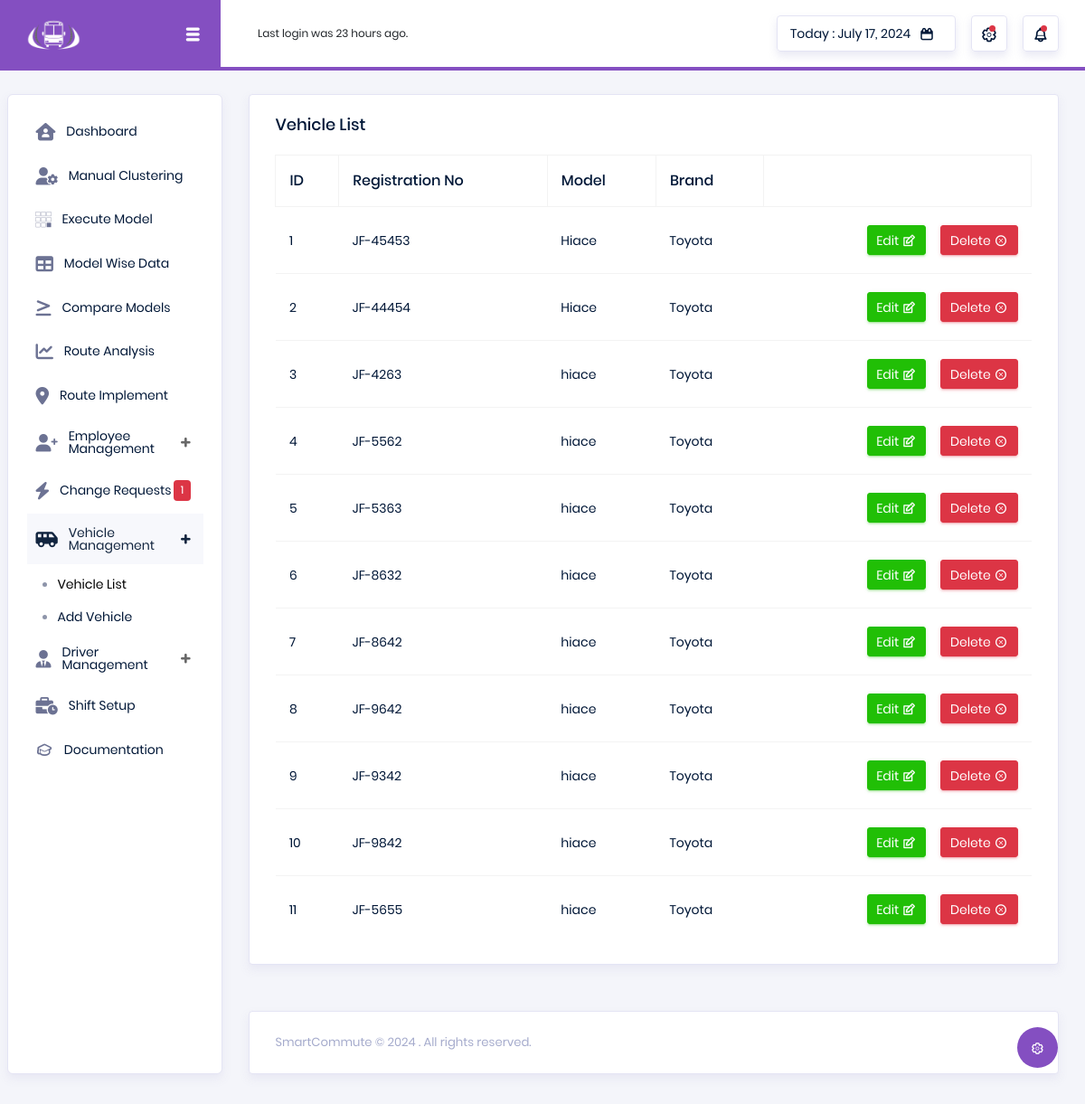
/users/vehicle_list, run on the app's committed database.
### users/models.py (models this page shows, shortened)
class Vehicle(models.Model):
    registration_no = models.CharField(max_length=50, unique=True)
    chasis_no = models.CharField(max_length=50, unique=True)
    color = models.CharField(max_length=30)
    type = models.CharField(max_length=30)
    model = models.CharField(max_length=50)
    brand = models.CharField(max_length=50)
    manufacture_date = models.DateField()
    registration_date = models.DateField()
    capacity = models.PositiveIntegerField()
    fuel_type = models.CharField(max_length=30)
    mileage = models.PositiveIntegerField()
    insurance_policy_no = models.CharField(max_length=50, unique=True, blank=True, null=True)
    insurance_expiry_date = models.DateField(blank=True, null=True)
    driver = models.ForeignKey(Driver, on_delete=models.CASCADE, blank=True, null=True)
    path_data = models.JSONField(blank=True, null=True)
    path_data_drop = models.JSONField(blank=True, null=True)
    status = models.CharField(max_length=30,
                              choices=[('active', 'Active'), ('sold', 'Sold'), ('out_of_service', 'Out of Service')],
                              default='active')

### users/views.py (the view)
# urls.py: path('vehicle_list', vehicle_list, name='vehicle_list'),
def vehicle_list(request):
    vehicles = Vehicle.objects.all()
    if request.method == 'POST':
        if 'edit_vehicle' in request.POST:
            vehicle_id = request.POST.get('id')
            vehicle_instance = Vehicle.objects.get(pk=vehicle_id)
            form = VehicleForm(instance=vehicle_instance)
            return render(request, 'users/vehicle_form.html', {'form': form, 'edit_vehicle': True,
                                                               'vehicle_id': vehicle_id, 'current_date': current_date.date, })
    else:
        return render(request, 'users/vehicle_list.html', {'vehicles': vehicles, 'current_date': current_date.date, })

### users/context_processors.py (called while the page is built)
def pending_requests_count(request):
    pending_count = ChangeRequest.objects.filter(status='pending').count()
    if pending_count == 0:
        pending_count = None
    return {'pending_count': pending_count}

### users/templates/users/vehicle_list.html (shortened to what this page needs)
{% extends "users/dashboard.html" %}
{% load static %}
{% block content %}
<div class="content-wrapper">
    <div class="row">
        <div class="col-12 grid-margin">
            <div class="card">
                <div class="card-body">
                    <h4 class="card-title"> Vehicle List </h4>
                      <div class="table-responsive">
                    <table class="table table-hover">
                        <thead>
                        <tr  class="table-bordered" >
                            <th class="ml-5">ID</th>
                            <th>Registration No</th>
                            <th>Model</th>
                            <th>Brand</th>
                            <th></th>
                        </tr>
                        </thead>
                        <tbody>
                        {% for vehicle in vehicles %}
                        <tr>
                            <td>{{vehicle.id}}</td>
                            <td>{{vehicle.registration_no}}</td>
                            <td>{{vehicle.model}}</td>
                            <td>{{vehicle.brand}}</td>
                            <td>
                                    <form method="POST">
                                <div class="d-flex justify-content-end align-items-center ">
                                    <button name="edit_vehicle" id="edit_vehicle"
                                       class="btn btn-success btn-sm btn-icon-text mr-3">
                                        Edit
                                        <i class="typcn typcn-edit btn-icon-append"></i>
                                    </button>
                                    <button type="button" class="btn btn-danger btn-sm btn-icon-text">
                                        Delete
                                        <i class="typcn typcn-delete-outline btn-icon-append"></i>
                                    </button>
                                </div>
                                    </form>
                            </td>
                        </tr>
                        {% endfor %}
                        </tbody>
                    </table>
                      </div>
                </div>
            </div>
        </div>
    </div>
</div>
{% endblock %}

### data on the page
Vehicle: id "1", registration_no "JF-45453", model "Hiace", brand "Toyota"
Vehicle: id "2", registration_no "JF-44454", model "Hiace", brand "Toyota"
Vehicle: id "3", registration_no "JF-4263", model "hiace", brand "Toyota"
Vehicle: id "4", registration_no "JF-5562", model "hiace", brand "Toyota"
Vehicle: id "5", registration_no "JF-5363", model "hiace", brand "Toyota"
Vehicle: id "6", registration_no "JF-8632", model "hiace", brand "Toyota"
Vehicle: id "7", registration_no "JF-8642", model "hiace", brand "Toyota"
Vehicle: id "8", registration_no "JF-9642", model "hiace", brand "Toyota"
Vehicle: id "9", registration_no "JF-9342", model "hiace", brand "Toyota"
Vehicle: id "10", registration_no "JF-9842", model "hiace", brand "Toyota"
Vehicle: id "11", registration_no "JF-5655", model "hiace", brand "Toyota"

### other printed values
{{ current_date }} "July 17, 2024"
{{ pending_count }} "1"
